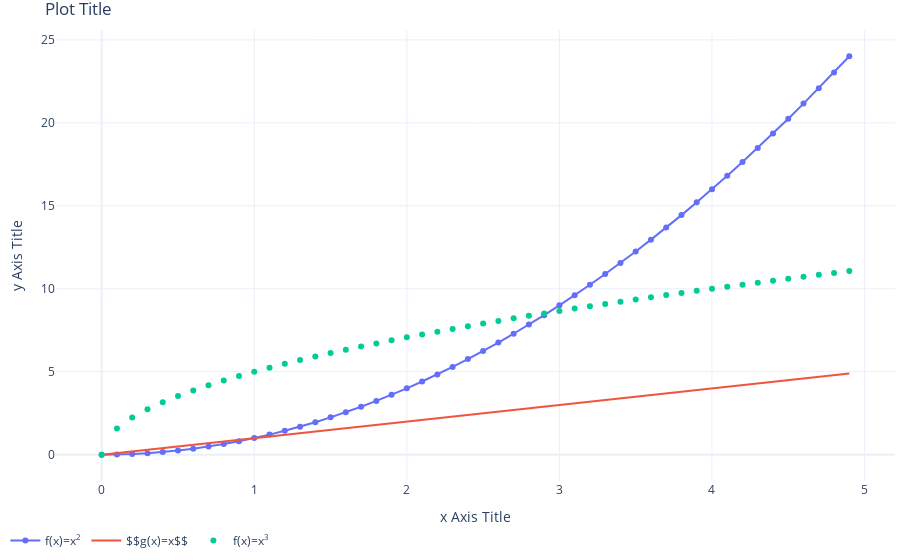

The code cell stored with this chart in its notebook:
### Markdown cell above
Plotly themes:
- 'ggplot2' 
- 'seaborn' 
- 'simple_white' 
- 'plotly'
- 'plotly_white' 
- 'plotly_dark' 
- 'presentation'
- 'xgridoff'
- 'ygridoff' 
- 'gridon'

### Code cell
fig = go.Figure()
fig.add_trace(go.Scatter(x=x, y=square(x), mode='lines+markers' , name='f(x)=x<sup>2</sup>')) # use <sup> because LATEX doens't work for hint
fig.add_trace(go.Scatter(x=x, y=x, name='$$g(x)=x$$'))
fig.add_trace(go.Scatter(x=x, y=cubic(x), mode='markers' , name='f(x)=x<sup>3</sup>'))
fig.update_layout(legend_orientation="h", 
                  legend=dict(x=.1, xanchor="center"),
                  title="Plot Title",
                  xaxis_title="x Axis Title",
                  yaxis_title="y Axis Title",
                  template = 'plotly_white',
                  margin=dict(l=5, r=5, t=30, b=20) # by default 20 px
                 )
fig.show()

### Figure 1 — Plotly figure (JSON) as saved in the notebook; plotly's stock layout.template omitted (floating-point values rounded to 4 significant figures)
{"data": [{"mode": "lines+markers", "name": "f(x)=x<sup>2</sup>", "type": "scatter", "x": [0, 0.1, 0.2, 0.3, 0.4, 0.5, 0.6, 0.7, 0.8, 0.9, 1, 1.1, 1.2, 1.3, 1.4, 1.5, 1.6, 1.7, 1.8, 1.9, 2, 2.1, 2.2, 2.3, 2.4, 2.5, 2.6, 2.7, 2.8, 2.9, 3, 3.1, 3.2, 3.3, 3.4, 3.5, 3.6, 3.7, 3.8, 3.9, 4, 4.1, 4.2, 4.3, 4.4, 4.5, 4.6, 4.7, 4.8, 4.9], "y": [0, 0.01, 0.04, 0.09, 0.16, 0.25, 0.36, 0.49, 0.64, 0.81, 1, 1.21, 1.44, 1.69, 1.96, 2.25, 2.56, 2.89, 3.24, 3.61, 4, 4.41, 4.84, 5.29, 5.76, 6.25, 6.76, 7.29, 7.84, 8.41, 9, 9.61, 10.24, 10.89, 11.56, 12.25, 12.96, 13.69, 14.44, 15.21, 16, 16.81, 17.64, 18.49, 19.36, 20.25, 21.16, 22.09, 23.04, 24.01]}, {"name": "$$g(x)=x$$", "type": "scatter", "x": [0, 0.1, 0.2, 0.3, 0.4, 0.5, 0.6, 0.7, 0.8, 0.9, 1, 1.1, 1.2, 1.3, 1.4, 1.5, 1.6, 1.7, 1.8, 1.9, 2, 2.1, 2.2, 2.3, 2.4, 2.5, 2.6, 2.7, 2.8, 2.9, 3, 3.1, 3.2, 3.3, 3.4, 3.5, 3.6, 3.7, 3.8, 3.9, 4, 4.1, 4.2, 4.3, 4.4, 4.5, 4.6, 4.7, 4.8, 4.9], "y": [0, 0.1, 0.2, 0.3, 0.4, 0.5, 0.6, 0.7, 0.8, 0.9, 1, 1.1, 1.2, 1.3, 1.4, 1.5, 1.6, 1.7, 1.8, 1.9, 2, 2.1, 2.2, 2.3, 2.4, 2.5, 2.6, 2.7, 2.8, 2.9, 3, 3.1, 3.2, 3.3, 3.4, 3.5, 3.6, 3.7, 3.8, 3.9, 4, 4.1, 4.2, 4.3, 4.4, 4.5, 4.6, 4.7, 4.8, 4.9]}, {"mode": "markers", "name": "f(x)=x<sup>3</sup>", "type": "scatter", "x": [0, 0.1, 0.2, 0.3, 0.4, 0.5, 0.6, 0.7, 0.8, 0.9, 1, 1.1, 1.2, 1.3, 1.4, 1.5, 1.6, 1.7, 1.8, 1.9, 2, 2.1, 2.2, 2.3, 2.4, 2.5, 2.6, 2.7, 2.8, 2.9, 3, 3.1, 3.2, 3.3, 3.4, 3.5, 3.6, 3.7, 3.8, 3.9, 4, 4.1, 4.2, 4.3, 4.4, 4.5, 4.6, 4.7, 4.8, 4.9], "y": [0, 1.581, 2.236, 2.739, 3.162, 3.536, 3.873, 4.183, 4.472, 4.743, 5, 5.244, 5.477, 5.701, 5.916, 6.124, 6.325, 6.519, 6.708, 6.892, 7.071, 7.246, 7.416, 7.583, 7.746, 7.906, 8.062, 8.216, 8.367, 8.515, 8.66, 8.803, 8.944, 9.083, 9.22, 9.354, 9.487, 9.618, 9.747, 9.874, 10, 10.12, 10.25, 10.37, 10.49, 10.61, 10.72, 10.84, 10.95, 11.07]}], "layout": {"autosize": true, "legend": {"orientation": "h", "x": 0.1, "xanchor": "center", "y": -0.1}, "margin": {"b": 20, "l": 5, "r": 5, "t": 30}, "title": {"text": "Plot Title"}, "xaxis": {"autorange": true, "range": [-0.2912, 5.191], "title": {"text": "x Axis Title"}, "type": "linear"}, "yaxis": {"autorange": true, "range": [-1.76, 25.77], "title": {"text": "y Axis Title"}, "type": "linear"}}}
